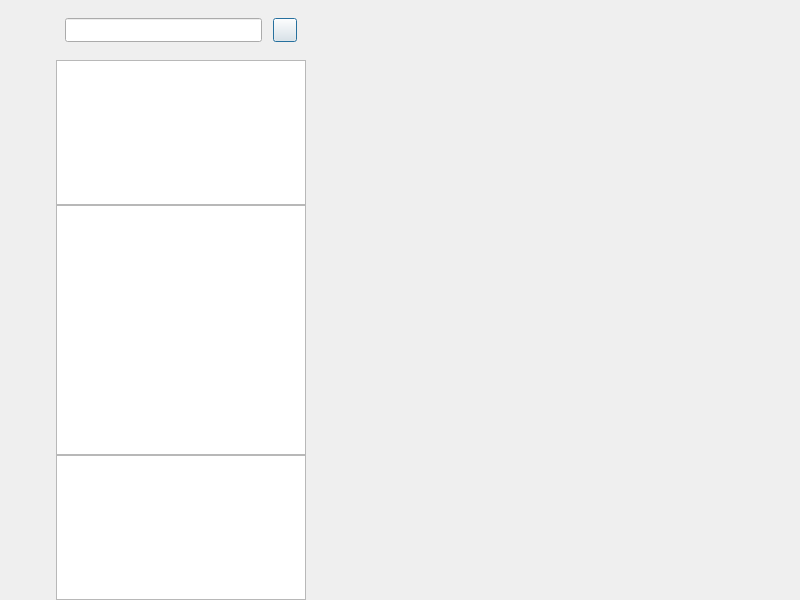
<?xml version="1.0" encoding="UTF-8"?>
<ui version="4.0">
    <class>ChatDialog</class>
    <widget class="QDialog" name="ChatDialog">
        <property name="geometry">
            <rect>
                <x>0</x>
                <y>0</y>
                <width>800</width>
                <height>600</height>
            </rect>
        </property>
        <property name="windowTitle">
            <string>Dialog</string>
        </property>
        <layout class="QHBoxLayout" name="horizontalLayout">
            <property name="spacing">
                <number>0</number>
            </property>
            <property name="leftMargin">
                <number>0</number>
            </property>
            <property name="topMargin">
                <number>0</number>
            </property>
            <property name="rightMargin">
                <number>0</number>
            </property>
            <property name="bottomMargin">
                <number>0</number>
            </property>
            <item>
                <widget class="QWidget" name="side_bar" native="true">
                    <property name="sizePolicy">
                        <sizepolicy hsizetype="Fixed" vsizetype="Expanding">
                            <horstretch>0</horstretch>
                            <verstretch>0</verstretch>
                        </sizepolicy>
                    </property>
                    <property name="minimumSize">
                        <size>
                            <width>56</width>
                            <height>0</height>
                        </size>
                    </property>
                    <property name="maximumSize">
                        <size>
                            <width>56</width>
                            <height>16777215</height>
                        </size>
                    </property>
                    <layout class="QVBoxLayout" name="verticalLayout_4">
                        <property name="spacing">
                            <number>30</number>
                        </property>
                        <property name="leftMargin">
                            <number>10</number>
                        </property>
                        <property name="topMargin">
                            <number>30</number>
                        </property>
                        <property name="rightMargin">
                            <number>0</number>
                        </property>
                        <property name="bottomMargin">
                            <number>0</number>
                        </property>
                        <item>
                            <widget class="QWidget" name="widget_2" native="true">
                                <property name="minimumSize">
                                    <size>
                                        <width>29</width>
                                        <height>29</height>
                                    </size>
                                </property>
                                <layout class="QVBoxLayout" name="verticalLayout_2">
                                    <property name="spacing">
                                        <number>20</number>
                                    </property>
                                    <property name="leftMargin">
                                        <number>0</number>
                                    </property>
                                    <property name="topMargin">
                                        <number>0</number>
                                    </property>
                                    <property name="rightMargin">
                                        <number>0</number>
                                    </property>
                                    <property name="bottomMargin">
                                        <number>0</number>
                                    </property>
                                    <item>
                                        <widget class="QLabel" name="side_head_lb">
                                            <property name="minimumSize">
                                                <size>
                                                    <width>35</width>
                                                    <height>35</height>
                                                </size>
                                            </property>
                                            <property name="maximumSize">
                                                <size>
                                                    <width>35</width>
                                                    <height>35</height>
                                                </size>
                                            </property>
                                            <property name="text">
                                                <string/>
                                            </property>
                                        </widget>
                                    </item>
                                    <item>
                                        <widget class="StateWidget" name="side_chat_lb" native="true">
                                            <property name="minimumSize">
                                                <size>
                                                    <width>35</width>
                                                    <height>35</height>
                                                </size>
                                            </property>
                                            <property name="maximumSize">
                                                <size>
                                                    <width>35</width>
                                                    <height>35</height>
                                                </size>
                                            </property>
                                        </widget>
                                    </item>
                                    <item>
                                        <widget class="StateWidget" name="side_contact_lb" native="true">
                                            <property name="minimumSize">
                                                <size>
                                                    <width>35</width>
                                                    <height>35</height>
                                                </size>
                                            </property>
                                            <property name="maximumSize">
                                                <size>
                                                    <width>35</width>
                                                    <height>35</height>
                                                </size>
                                            </property>
                                        </widget>
                                    </item>
                                </layout>
                            </widget>
                        </item>
                        <item>
                            <spacer name="verticalSpacer">
                                <property name="orientation">
                                    <enum>Qt::Vertical</enum>
                                </property>
                                <property name="sizeHint" stdset="0">
                                    <size>
                                        <width>20</width>
                                        <height>40</height>
                                    </size>
                                </property>
                            </spacer>
                        </item>
                    </layout>
                </widget>
            </item>
            <item>
                <widget class="QWidget" name="chat_user_wid" native="true">
                    <property name="sizePolicy">
                        <sizepolicy hsizetype="Preferred" vsizetype="Expanding">
                            <horstretch>0</horstretch>
                            <verstretch>0</verstretch>
                        </sizepolicy>
                    </property>
                    <property name="minimumSize">
                        <size>
                            <width>250</width>
                            <height>0</height>
                        </size>
                    </property>
                    <property name="maximumSize">
                        <size>
                            <width>250</width>
                            <height>16777215</height>
                        </size>
                    </property>
                    <layout class="QVBoxLayout" name="verticalLayout">
                        <property name="spacing">
                            <number>0</number>
                        </property>
                        <property name="leftMargin">
                            <number>0</number>
                        </property>
                        <property name="topMargin">
                            <number>0</number>
                        </property>
                        <property name="rightMargin">
                            <number>0</number>
                        </property>
                        <property name="bottomMargin">
                            <number>0</number>
                        </property>
                        <item>
                            <widget class="QWidget" name="search_wid" native="true">
                                <property name="minimumSize">
                                    <size>
                                        <width>0</width>
                                        <height>60</height>
                                    </size>
                                </property>
                                <property name="maximumSize">
                                    <size>
                                        <width>16777215</width>
                                        <height>60</height>
                                    </size>
                                </property>
                                <layout class="QHBoxLayout" name="horizontalLayout_2">
                                    <property name="spacing">
                                        <number>6</number>
                                    </property>
                                    <property name="leftMargin">
                                        <number>9</number>
                                    </property>
                                    <property name="topMargin">
                                        <number>9</number>
                                    </property>
                                    <property name="rightMargin">
                                        <number>9</number>
                                    </property>
                                    <property name="bottomMargin">
                                        <number>9</number>
                                    </property>
                                    <item>
                                        <widget class="CustomizeEdit" name="search_edit">
                                            <property name="minimumSize">
                                                <size>
                                                    <width>0</width>
                                                    <height>24</height>
                                                </size>
                                            </property>
                                            <property name="maximumSize">
                                                <size>
                                                    <width>16777215</width>
                                                    <height>24</height>
                                                </size>
                                            </property>
                                        </widget>
                                    </item>
                                    <item>
                                        <spacer name="horizontalSpacer">
                                            <property name="orientation">
                                                <enum>Qt::Horizontal</enum>
                                            </property>
                                            <property name="sizeType">
                                                <enum>QSizePolicy::Fixed</enum>
                                            </property>
                                            <property name="sizeHint" stdset="0">
                                                <size>
                                                    <width>5</width>
                                                    <height>20</height>
                                                </size>
                                            </property>
                                        </spacer>
                                    </item>
                                    <item>
                                        <widget class="ClickedBtn" name="add_btn">
                                            <property name="minimumSize">
                                                <size>
                                                    <width>24</width>
                                                    <height>24</height>
                                                </size>
                                            </property>
                                            <property name="maximumSize">
                                                <size>
                                                    <width>24</width>
                                                    <height>24</height>
                                                </size>
                                            </property>
                                            <property name="text">
                                                <string/>
                                            </property>
                                        </widget>
                                    </item>
                                </layout>
                            </widget>
                        </item>
                        <item>
                            <widget class="SearchList" name="search_list"/>
                        </item>
                        <item>
                            <widget class="ChatUserList" name="chat_user_list">
                                <property name="sizePolicy">
                                    <sizepolicy hsizetype="Expanding" vsizetype="Expanding">
                                        <horstretch>0</horstretch>
                                        <verstretch>0</verstretch>
                                    </sizepolicy>
                                </property>
                                <property name="minimumSize">
                                    <size>
                                        <width>250</width>
                                        <height>250</height>
                                    </size>
                                </property>
                                <property name="maximumSize">
                                    <size>
                                        <width>250</width>
                                        <height>16777215</height>
                                    </size>
                                </property>
                                <property name="resizeMode">
                                    <enum>QListView::Adjust</enum>
                                </property>
                            </widget>
                        </item>
                        <item>
                            <widget class="QListWidget" name="con_user_list"/>
                        </item>
                    </layout>
                </widget>
            </item>
            <item>
                <widget class="QStackedWidget" name="stackedWidget">
                    <widget class="ChatPage" name="chat_page"/>
                    <widget class="QWidget" name="friend_apply_page"/>
                </widget>
            </item>
        </layout>
    </widget>
    <customwidgets>
        <customwidget>
            <class>CustomizeEdit</class>
            <extends>QLineEdit</extends>
            <header>customizeedit.h</header>
        </customwidget>
        <customwidget>
            <class>ClickedBtn</class>
            <extends>QPushButton</extends>
            <header>clickedbtn.h</header>
        </customwidget>
        <customwidget>
            <class>ChatUserList</class>
            <extends>QListWidget</extends>
            <header>chatuserlist.h</header>
        </customwidget>
        <customwidget>
            <class>SearchList</class>
            <extends>QListWidget</extends>
            <header>searchlist.h</header>
        </customwidget>
        <customwidget>
            <class>ChatPage</class>
            <extends>QWidget</extends>
            <header>chatpage.h</header>
            <container>1</container>
        </customwidget>
        <customwidget>
            <class>StateWidget</class>
            <extends>QWidget</extends>
            <header>statewidget.h</header>
            <container>1</container>
        </customwidget>
    </customwidgets>
    <resources/>
    <connections/>
</ui>
